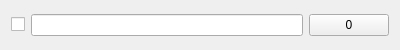
<?xml version="1.0" encoding="UTF-8"?>
<ui version="4.0">
 <class>serialMultiSendUnit</class>
 <widget class="QWidget" name="serialMultiSendUnit">
  <property name="geometry">
   <rect>
    <x>0</x>
    <y>0</y>
    <width>400</width>
    <height>50</height>
   </rect>
  </property>
  <property name="windowTitle">
   <string>serialMultiSendUnit</string>
  </property>
  <layout class="QHBoxLayout" name="horizontalLayout">
   <item>
    <widget class="QCheckBox" name="multiSendUnitCheckBox">
     <property name="text">
      <string></string>
     </property>
    </widget>
   </item>
   <item>
    <widget class="QLineEdit" name="multiSendUnitLineEdit">
     <property name="text">
      <string></string>
     </property>
    </widget>
   </item>
   <item>
    <widget class="QPushButton" name="multiSendUnitPushButton">
     <property name="text">
      <string>0</string>
     </property>
    </widget>
   </item>
  </layout>
 </widget>
 <resources/>
 <connections/>
</ui>
